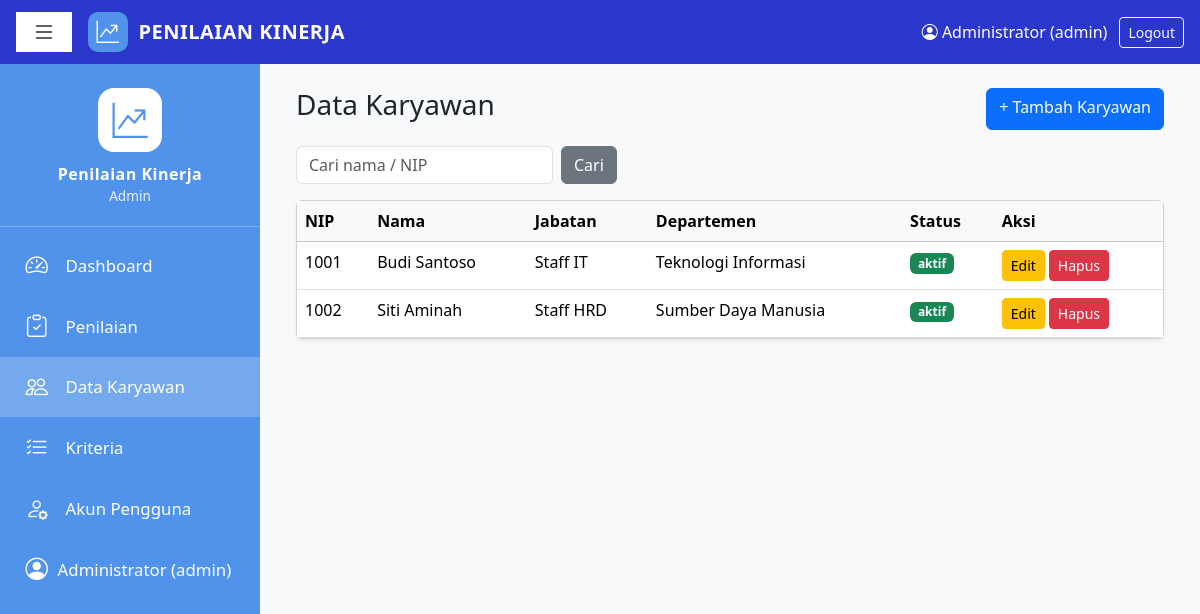
The page /employees.php (signed in) on the database its author committed.
### tables this page shows
CREATE TABLE employees (
  id INT AUTO_INCREMENT PRIMARY KEY,
  nip VARCHAR(30) NOT NULL UNIQUE,
  name VARCHAR(100) NOT NULL,
  email VARCHAR(100) NULL,
  position VARCHAR(100) NOT NULL,
  department VARCHAR(100) NOT NULL,
  join_date DATE NOT NULL,
  status ENUM('aktif','nonaktif') NOT NULL DEFAULT 'aktif',
  created_at TIMESTAMP DEFAULT CURRENT_TIMESTAMP
);

### config.php (called while the page is built, shortened)
<?php
function e($s): string { return htmlspecialchars((string)$s, ENT_QUOTES, 'UTF-8'); }
function is_admin(): bool { return ($_SESSION['user']['role'] ?? '') === 'admin'; }

### employees.php (the view, shortened to what this page needs)
<?php
require 'config.php';
$q = trim($_GET['q'] ?? '');
$page = max(1, (int)($_GET['page'] ?? 1));
$perPage = 10;
$where = '';
$params = [];
$offset = ($page - 1) * $perPage;
$stmt = $pdo->prepare("SELECT * FROM employees $where ORDER BY name LIMIT $perPage OFFSET $offset");
$stmt->execute($params);
$employees = $stmt->fetchAll();
require 'header.php';
?>
<div class="d-flex justify-content-between mb-3">
    <h3>Data Karyawan</h3>
    <a href="employee_form.php" class="btn btn-primary">+ Tambah Karyawan</a>
</div>
<form class="row g-2 mb-3" method="GET">
    <div class="col-auto"><input type="text" name="q" value="<?= e($q) ?>" class="form-control" placeholder="Cari nama / NIP"></div>
    <div class="col-auto"><button class="btn btn-secondary">Cari</button></div>
</form>
<div class="card shadow-sm"><div class="table-responsive">
<table class="table table-hover mb-0">
    <thead class="table-light">
        <tr><th>NIP</th><th>Nama</th><th>Jabatan</th><th>Departemen</th><th>Status</th><th>Aksi</th></tr>
    </thead>
    <tbody>
    <?php foreach ($employees as $emp): ?>
        <tr>
            <td><?= e($emp['nip']) ?></td>
            <td><?= e($emp['name']) ?></td>
            <td><?= e($emp['position']) ?></td>
            <td><?= e($emp['department']) ?></td>
            <td><span class="badge bg-<?= $emp['status'] === 'aktif' ? 'success' : 'secondary' ?>"><?= e($emp['status']) ?></span></td>
            <td class="d-flex gap-1">
                <a class="btn btn-sm btn-warning" href="employee_form.php?id=<?= (int)$emp['id'] ?>">Edit</a>
                <?php if (is_admin()): ?>
                <form method="POST" action="employee_delete.php" onsubmit="return confirm('Hapus karyawan ini?')">
                    <button class="btn btn-sm btn-danger">Hapus</button>
                </form>
                <?php endif; ?>
            </td>
        </tr>
    <?php endforeach; ?>
    </tbody>
</table>
</div></div>
<?php require 'footer.php'; ?>

### header.php (style rules this page uses)
:root { --top-h: 64px; --side-w: 260px; --c-top: #2b36cb; --c-side: #5193ea; }

### rows shown on the page
employees: nip "1001", name "Budi Santoso", position "Staff IT", department "Teknologi Informasi", status "aktif"
employees: nip "1002", name "Siti Aminah", position "Staff HRD", department "Sumber Daya Manusia", status "aktif"

### other values the page prints
$_SESSION['user']['name'] "Administrator"
$_SESSION['user']['role'] "admin"
$_SESSION['user']['role'] "Admin"
